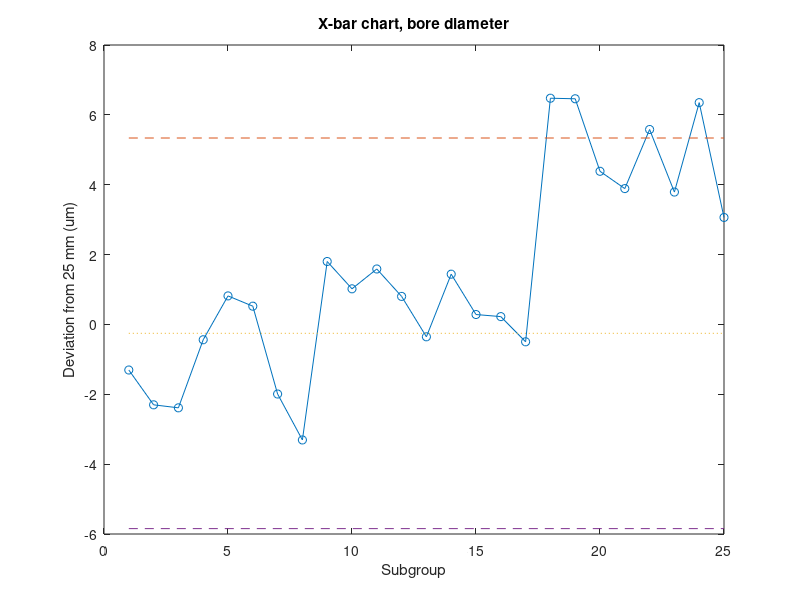

Source code (MATLAB):
% X-bar chart for a bore diameter: 25 subgroups of 5 parts, limits set from the first
% 15 subgroups, and a 6 micrometre shift in the process from subgroup 18 on.
rng(4);
bore = 25.000 + 0.004*randn(25, 5);
bore(18:25, :) = bore(18:25, :) + 0.006;
xbar = mean(bore, 2);  range = max(bore, [], 2) - min(bore, [], 2);
A2 = 0.577;                                    % for subgroups of 5
center = mean(xbar(1:15));  Rbar = mean(range(1:15));
ucl = center + A2*Rbar;  lcl = center - A2*Rbar;
out = find(xbar > ucl | xbar < lcl);
fprintf('control limits %.4f to %.4f mm\n', lcl, ucl);
fprintf('first subgroup out of control: %d of 25\n', out(1));

um = @(v) 1000*(v - 25);                       % deviation from 25 mm, in micrometres
plot(1:25, um(xbar), '-o');
hold on;
plot([1 25], [um(ucl) um(ucl)], '--');
plot([1 25], [um(center) um(center)], ':');
plot([1 25], [um(lcl) um(lcl)], '--');
title('X-bar chart, bore diameter');
xlabel('Subgroup');
ylabel('Deviation from 25 mm (um)');
